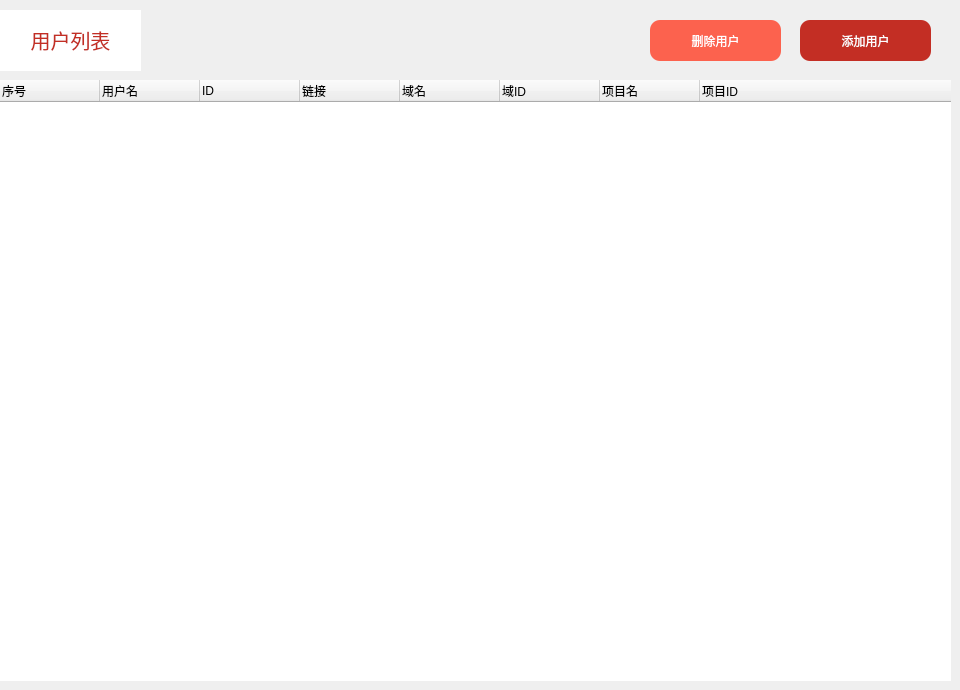
    <widget class="QWidget" name="stack_user">
     <widget class="QLabel" name="label_user">
      <property name="geometry">
       <rect>
        <x>0</x>
        <y>10</y>
        <width>141</width>
        <height>61</height>
       </rect>
      </property>
      <property name="layoutDirection">
       <enum>Qt::LeftToRight</enum>
      </property>
      <property name="styleSheet">
       <string notr="true">QLabel {
	text-align: center;
	font: 57 9pt &quot;HarmonyOS Sans SC&quot;;
	font-size: 20px;
	background-color: white;
	color: #C32E24;
}</string>
      </property>
      <property name="text">
       <string>&lt;html&gt;&lt;head/&gt;&lt;body&gt;&lt;p align=&quot;center&quot;&gt;用户列表&lt;/p&gt;&lt;/body&gt;&lt;/html&gt;</string>
      </property>
     </widget>
     <widget class="QTreeWidget" name="tree_users">
      <property name="geometry">
       <rect>
        <x>0</x>
        <y>80</y>
        <width>951</width>
        <height>601</height>
       </rect>
      </property>
      <property name="styleSheet">
       <string notr="true">QTreeWidget {border: none;font: 57 9pt &quot;HarmonyOS Sans SC&quot;;}
QHeaderView::section {font: 57 9pt &quot;HarmonyOS Sans SC&quot;;}
QTreeWidget::item
{
	font: 57 9pt &quot;HarmonyOS Sans SC&quot;;
    height:35px;
    font-size:20px;
}
 
QTreeWidget::item::hover
{
    background-color: #C32E24;
color:white
}
 
QTreeWidget::item:selected
{
    background: #C32E24;
}


QScrollBar:vertical
{
    background:transparent;
    padding-top:10px;
    padding-bottom:10px;
    padding-left:4px;
    padding-right:4px;
    border-left:1px solid transparent;;
}
 
QScrollBar::handle:vertical
{
    background:#C32E24;
    border-radius:6px;
    min-height:60px;
    border-radius:4px;
}
 
QScrollBar::handle:vertical:hover
{
    background:#C32E24;
    border-radius:4px;
}
 
QScrollBar::add-page
{
    background:transparent;
}
 
QScrollBar::sub-page
{
    background:transparent;
}
 
QScrollBar::add-line:vertical
{
    background:url(none) center no-repeat;
}
 
QScrollBar::sub-line:vertical
{
    background:url(none) center no-repeat;
}

QScrollBar:horizontal
{
    background:transparent;
    padding-left:10px;
    padding-right:10px;
    padding-top:4px;
    padding-bottom:4px;
    border-top:1px solid transparent;
}
 
QScrollBar::handle:horizontal
{
    background:#C32E24;
    border-radius:6px;
    min-height:60px;
    border-radius:4px;
}
 
QScrollBar::handle:horizontal:hover
{
    background:#C32E24;
    border-radius:4px;
}
 
QScrollBar::add-line:horizontal
{
    background:url(none) center no-repeat;
}
 
QScrollBar::sub-line:horizontal
{
    background:url(none) center no-repeat;
}</string>
      </property>
      <column>
       <property name="text">
        <string>序号</string>
       </property>
      </column>
      <column>
       <property name="text">
        <string>用户名</string>
       </property>
       <property name="font">
        <font>
         <kerning>true</kerning>
        </font>
       </property>
      </column>
      <column>
       <property name="text">
        <string>ID</string>
       </property>
      </column>
      <column>
       <property name="text">
        <string>链接</string>
       </property>
      </column>
      <column>
       <property name="text">
        <string>域名</string>
       </property>
      </column>
      <column>
       <property name="text">
        <string>域ID</string>
       </property>
      </column>
      <column>
       <property name="text">
        <string>项目名</string>
       </property>
      </column>
      <column>
       <property name="text">
        <string>项目ID</string>
       </property>
      </column>
     </widget>
     <widget class="QPushButton" name="pushButton_adduser">
      <property name="geometry">
       <rect>
        <x>800</x>
        <y>20</y>
        <width>131</width>
        <height>41</height>
       </rect>
      </property>
      <property name="styleSheet">
       <string notr="true">QPushButton{
	font: 57 9pt &quot;HarmonyOS Sans SC&quot;;
	background-color: #C32E24;
	color: white;
	border: none;
	border-radius: 10px;

}

QPushButton:hover {
	background-color: white;
	color: #C32E24;
}</string>
      </property>
      <property name="text">
       <string>添加用户</string>
      </property>
     </widget>
     <widget class="QPushButton" name="pushButton_deluser">
      <property name="geometry">
       <rect>
        <x>650</x>
        <y>20</y>
        <width>131</width>
        <height>41</height>
       </rect>
      </property>
      <property name="styleSheet">
       <string notr="true">QPushButton{
	font: 57 9pt &quot;HarmonyOS Sans SC&quot;;
	background-color: #fc624e;
	color: white;
	border: none;
	border-radius: 10px;

}

QPushButton:hover {
	background-color: white;
	color: #fc624e;
}</string>
      </property>
      <property name="text">
       <string>删除用户</string>
      </property>
     </widget>
    </widget>
